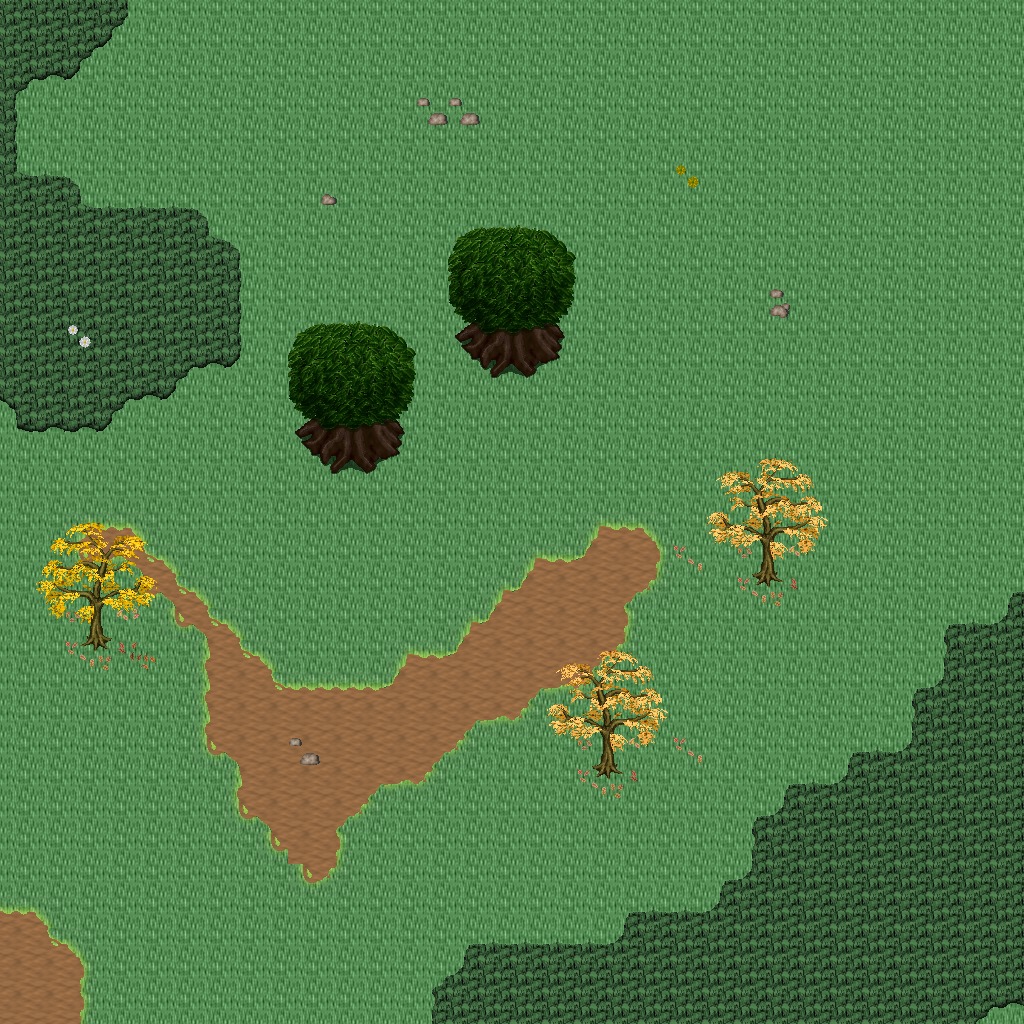

The image is a tile-based game level rendered from a .tmx file. Its description and source (layers, tilesets, objects; grid data summarised) follow:
An orthogonal 32x32 tile map with 32x32 px tiles, 5 tile layers (Ground, Objects, Objects2, Above, ...), 1 hidden layer not drawn, 24 tilesets.

<map version="1.10" tiledversion="1.11.0" orientation="orthogonal" renderorder="right-down" width="32" height="32" tilewidth="32" tileheight="32" infinite="0" nextlayerid="11" nextobjectid="1">
 <tileset firstgid="1" name="logic_collision" tilewidth="32" tileheight="32" tilecount="1" columns="1">
  <image source="../drawable/logic_collision.png" width="32" height="32" />
 </tileset>
 <tileset firstgid="2" name="ground_ground" tilewidth="32" tileheight="32" tilecount="33" columns="3">
  <image source="../drawable/ground_ground.png" width="96" height="352" />
 </tileset>
 <tileset firstgid="35" name="plant_tree_tree_darkgreen" tilewidth="32" tileheight="32" tilecount="88" columns="8">
  <image source="../drawable/plant_tree_tree_darkgreen.png" width="256" height="352" />
 </tileset>
 <tileset firstgid="123" name="logic_item_resources" tilewidth="32" tileheight="32" tilecount="6" columns="6">
  <image source="../drawable/logic_item_resources.png" width="192" height="32" />
 </tileset>
 <tileset firstgid="129" name="logic_creature_animal" tilewidth="32" tileheight="32" tilecount="32" columns="8">
  <image source="../drawable/logic_creature_animal.png" width="256" height="128" />
 </tileset>
 <tileset firstgid="161" name="plant_flower_daisy_blue" tilewidth="32" tileheight="32" tilecount="8" columns="2">
  <image source="../drawable/plant_flower_daisy_blue.png" width="64" height="128" />
 </tileset>
 <tileset firstgid="169" name="plant_flower_daisy_red" tilewidth="32" tileheight="32" tilecount="8" columns="2">
  <image source="../drawable/plant_flower_daisy_red.png" width="64" height="128" />
 </tileset>
 <tileset firstgid="177" name="plant_flower_daisy_white" tilewidth="32" tileheight="32" tilecount="8" columns="2">
  <image source="../drawable/plant_flower_daisy_white.png" width="64" height="128" />
 </tileset>
 <tileset firstgid="185" name="plant_flower_daisy_yellow" tilewidth="32" tileheight="32" tilecount="8" columns="2">
  <image source="../drawable/plant_flower_daisy_yellow.png" width="64" height="128" />
 </tileset>
 <tileset firstgid="193" name="building_thatched_roof_cottage2" tilewidth="32" tileheight="32" tilecount="20" columns="4">
  <image source="../drawable/building_thatched_roof_cottage2.png" width="128" height="160" />
 </tileset>
 <tileset firstgid="213" name="building_thatched_roof_cottage1" tilewidth="32" tileheight="32" tilecount="20" columns="4">
  <image source="../drawable/building_thatched_roof_cottage1.png" width="128" height="160" />
 </tileset>
 <tileset firstgid="233" name="logic_creature_elemental" tilewidth="32" tileheight="32" tilecount="16" columns="8">
  <image source="../drawable/logic_creature_elemental.png" width="256" height="64" />
 </tileset>
 <tileset firstgid="249" name="item_campfires" tilewidth="32" tileheight="32" tilecount="2" columns="2">
  <image source="../drawable/item_campfires.png" width="64" height="32" />
 </tileset>
 <tileset firstgid="251" name="furniture_light_flames" tilewidth="32" tileheight="32" tilecount="6" columns="6">
  <image source="../drawable/furniture_light_flames.png" width="192" height="32" />
 </tileset>
 <tileset firstgid="257" name="item_firewood" tilewidth="32" tileheight="32" tilecount="12" columns="3">
  <image source="../drawable/item_firewood.png" width="96" height="128" />
 </tileset>
 <tileset firstgid="269" name="plant_flower_bulbs" tilewidth="32" tileheight="32" tilecount="4" columns="1">
  <image source="../drawable/plant_flower_bulbs.png" width="32" height="128" />
 </tileset>
 <tileset firstgid="273" name="ground_grass_corners" tilewidth="32" tileheight="32" tilecount="24" columns="6">
  <image source="../drawable/ground_grass_corners.png" width="192" height="128" />
 </tileset>
 <tileset firstgid="297" name="ground_grass_edges" tilewidth="32" tileheight="32" tilecount="36" columns="12">
  <image source="../drawable/ground_grass_edges.png" width="384" height="96" />
 </tileset>
 <tileset firstgid="333" name="light_dim_yellow_light_5x5" tilewidth="32" tileheight="32" tilecount="25" columns="5">
  <image source="../drawable/light_dim_yellow_light_5x5.png" width="160" height="160" />
 </tileset>
 <tileset firstgid="358" name="plant_tree_fall_trees" tilewidth="32" tileheight="32" tilecount="40" columns="8">
  <image source="../drawable/plant_tree_fall_trees.png" width="256" height="160" />
 </tileset>
 <tileset firstgid="398" name="plant_leaves" tilewidth="32" tileheight="32" tilecount="8" columns="4">
  <image source="../drawable/plant_leaves.png" width="128" height="64" />
 </tileset>
 <tileset firstgid="406" name="ground_grass_2" tilewidth="32" tileheight="32" tilecount="21" columns="3">
  <image source="../drawable/ground_grass_2.png" width="96" height="224" />
 </tileset>
 <tileset firstgid="427" name="ground_rock_pebbles" tilewidth="32" tileheight="32" tilecount="3" columns="1">
  <image source="../drawable/ground_rock_pebbles.png" width="32" height="96" />
 </tileset>
 <tileset firstgid="430" name="logic_creature_fowl" tilewidth="32" tileheight="32" tilecount="6" columns="6">
  <image source="../drawable/logic_creature_fowl.png" width="192" height="32" />
 </tileset>
 <layer id="1" name="Ground" width="32" height="32">
  <data>[1024 cells, 1024 non-empty, 3 distinct tile ids]</data>
 </layer>
 <layer id="2" name="Objects" width="32" height="32">
  <data>[1024 cells, 165 non-empty, 42 distinct tile ids]</data>
 </layer>
 <layer id="3" name="Objects2" width="32" height="32">
  <data>[1024 cells, 19 non-empty, 7 distinct tile ids]</data>
 </layer>
 <layer id="4" name="Above" width="32" height="32">
  <data>[1024 cells, 72 non-empty, 44 distinct tile ids]</data>
 </layer>
 <layer id="5" name="Above2" width="32" height="32">
  <data>[1024 cells, 0 non-empty, 0 distinct tile ids]</data>
 </layer>
 <layer id="6" name="Walkable" width="32" height="32" visible="0">
  <data>[1024 cells, 18 non-empty, 1 distinct tile ids]</data>
 </layer>
 <objectgroup id="7" name="Mapevents" />
 <objectgroup id="8" name="Spawn" />
 <objectgroup id="9" name="Keys" />
 <objectgroup id="10" name="Replace" />
</map>
